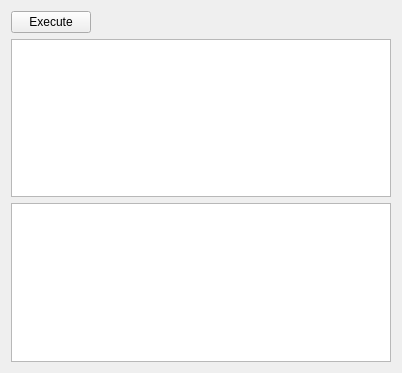
<?xml version="1.0" encoding="UTF-8"?>
<ui version="4.0">
 <class>ScriptEditor</class>
 <widget class="QWidget" name="ScriptEditor">
  <property name="geometry">
   <rect>
    <x>0</x>
    <y>0</y>
    <width>402</width>
    <height>373</height>
   </rect>
  </property>
  <property name="windowTitle">
   <string>Form</string>
  </property>
  <property name="locale">
   <locale language="English" country="UnitedStates"/>
  </property>
  <layout class="QVBoxLayout" name="verticalLayout">
   <item>
    <layout class="QHBoxLayout" name="horizontalLayout">
     <item>
      <widget class="QPushButton" name="btExecute">
       <property name="text">
        <string>Execute</string>
       </property>
       <property name="shortcut">
        <string>Ctrl+E</string>
       </property>
      </widget>
     </item>
     <item>
      <spacer name="horizontalSpacer">
       <property name="orientation">
        <enum>Qt::Horizontal</enum>
       </property>
       <property name="sizeHint" stdset="0">
        <size>
         <width>40</width>
         <height>20</height>
        </size>
       </property>
      </spacer>
     </item>
    </layout>
   </item>
   <item>
    <widget class="QPlainTextEdit" name="plainTextEdit">
     <property name="documentTitle">
      <string notr="true"/>
     </property>
     <property name="lineWrapMode">
      <enum>QPlainTextEdit::NoWrap</enum>
     </property>
     <property name="plainText">
      <string notr="true"/>
     </property>
     <property name="tabStopWidth">
      <number>30</number>
     </property>
    </widget>
   </item>
   <item>
    <widget class="QTextEdit" name="textLog"/>
   </item>
  </layout>
 </widget>
 <resources/>
 <connections/>
</ui>
